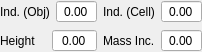
<?xml version="1.0" encoding="UTF-8"?>
<ui version="4.0">
 <class>material_info_selector</class>
 <widget class="QWidget" name="material_info_selector">
  <property name="geometry">
   <rect>
    <x>0</x>
    <y>0</y>
    <width>184</width>
    <height>50</height>
   </rect>
  </property>
  <property name="windowTitle">
   <string>Form</string>
  </property>
  <layout class="QGridLayout" name="gridLayout">
   <property name="leftMargin">
    <number>0</number>
   </property>
   <property name="topMargin">
    <number>0</number>
   </property>
   <property name="rightMargin">
    <number>0</number>
   </property>
   <property name="bottomMargin">
    <number>0</number>
   </property>
   <item row="1" column="0">
    <layout class="QHBoxLayout" name="horizontalLayout">
     <item>
      <widget class="QLabel" name="label">
       <property name="text">
        <string>Ind. (Obj)</string>
       </property>
      </widget>
     </item>
     <item>
      <widget class="QDoubleSpinBox" name="n_cell">
       <property name="alignment">
        <set>Qt::AlignCenter</set>
       </property>
       <property name="buttonSymbols">
        <enum>QAbstractSpinBox::NoButtons</enum>
       </property>
      </widget>
     </item>
    </layout>
   </item>
   <item row="2" column="1">
    <layout class="QHBoxLayout" name="horizontalLayout_2">
     <item>
      <widget class="QLabel" name="label_2">
       <property name="text">
        <string>Mass Inc.</string>
       </property>
      </widget>
     </item>
     <item>
      <widget class="QDoubleSpinBox" name="mass_inc">
       <property name="alignment">
        <set>Qt::AlignCenter</set>
       </property>
       <property name="buttonSymbols">
        <enum>QAbstractSpinBox::NoButtons</enum>
       </property>
      </widget>
     </item>
    </layout>
   </item>
   <item row="1" column="1">
    <layout class="QHBoxLayout" name="horizontalLayout_3">
     <item>
      <widget class="QLabel" name="label_3">
       <property name="text">
        <string>Ind. (Cell)</string>
       </property>
      </widget>
     </item>
     <item>
      <widget class="QDoubleSpinBox" name="n_media">
       <property name="alignment">
        <set>Qt::AlignCenter</set>
       </property>
       <property name="buttonSymbols">
        <enum>QAbstractSpinBox::NoButtons</enum>
       </property>
      </widget>
     </item>
    </layout>
   </item>
   <item row="2" column="0">
    <layout class="QHBoxLayout" name="horizontalLayout_4">
     <item>
      <widget class="QLabel" name="label_4">
       <property name="text">
        <string>Height</string>
       </property>
      </widget>
     </item>
     <item>
      <widget class="QDoubleSpinBox" name="obj_height">
       <property name="alignment">
        <set>Qt::AlignCenter</set>
       </property>
       <property name="buttonSymbols">
        <enum>QAbstractSpinBox::NoButtons</enum>
       </property>
      </widget>
     </item>
    </layout>
   </item>
  </layout>
 </widget>
 <resources/>
 <connections/>
</ui>
